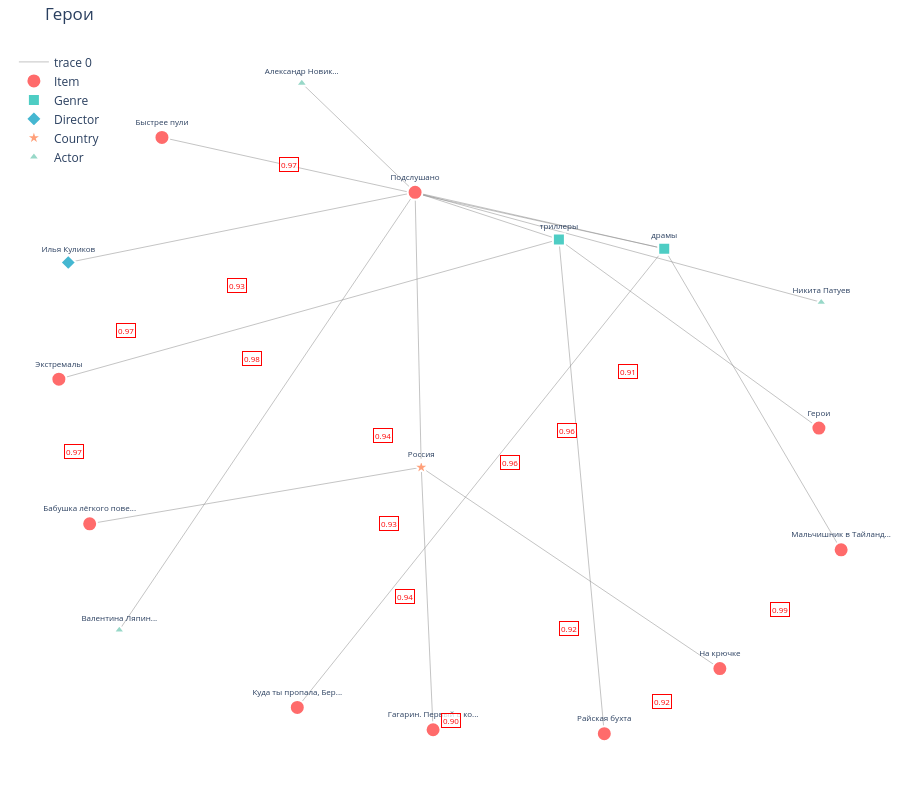

Notebook source saved alongside this figure:
### Code cell
# Выбираем случайный популярный фильм для визуализации
popular_items = interactions_filtered.item_id.value_counts().head(20).index.tolist()
random_item_for_vis = np.random.choice(popular_items)

print(f"Визуализация Knowledge Graph для фильма: {random_item_for_vis}")

item_info = items[items.item_id == random_item_for_vis].iloc[0]
print(f"Название: {item_info['title']}")
print(f"Жанры: {item_info['genres']}")
print(f"Режиссёр: {item_info['directors']}")
print(f"Страна: {item_info['countries']}")

# Строим подграф
G = build_kg_subgraph(
    random_item_for_vis,
    neighbors_kg,
    item2id,
    genre2id,
    director2id,
    country2id,
    actor2id,
    n_users,
    n_nodes,
    max_neighbors=3
)

print(f"Подграф содержит {G.number_of_nodes()} узлов и {G.number_of_edges()} рёбер")

# Визуализируем
fig = visualize_kg_interactive(
    G,
    model_kg,
    neighbors_kg,
    items,
    id2item,
    n_users,
    title=f"Knowledge Graph: {item_info['title']}"
)

### Figure 1 — Plotly figure (JSON) as saved in the notebook; plotly's stock layout.template omitted (floating-point values rounded to 4 significant figures)
{"data": [{"hoverinfo": "none", "line": {"color": "#888", "width": 0.5}, "mode": "lines", "type": "scatter", "x": [-0.04671, 0.9062, null, -0.04671, -0.7407, null, -0.04671, -0.8605, null, -0.04671, 0.5378, null, -0.04671, -0.03228, null, -0.04671, 0.2907, null, -0.04671, -0.3125, null, 0.5378, -0.6406, null, 0.5378, 0.9528, null, 0.5378, -0.3231, null, -0.03228, -0.004525, null, -0.03228, 0.6683, null, -0.03228, -0.8102, null, 0.2907, -0.8825, null, 0.2907, 0.3972, null, 0.2907, 0.9007, null], "y": [0.6841, 0.3654, null, 0.6841, -0.5842, null, 0.6841, 0.4807, null, 0.6841, 0.5207, null, 0.6841, -0.1127, null, 0.6841, 0.5475, null, 0.6841, 1, null, 0.5207, 0.8431, null, 0.5207, -0.3516, null, 0.5207, -0.8083, null, -0.1127, -0.8728, null, -0.1127, -0.6956, null, -0.1127, -0.2762, null, 0.5475, 0.1428, null, 0.5475, -0.8841, null, 0.5475, 0.001192, null]}, {"hoverinfo": "text", "hovertext": ["<b>Подслушано</b><br>Жанры: драмы, триллеры<br>ID: 2657", "<b>Быстрее пули</b><br>Жанры: боевики, драмы, триллеры, криминал<br>ID: 10881", "<b>Мальчишник в Тайланде</b><br>Жанры: драмы, комедии<br>ID: 203", "<b>Куда ты пропала, Бернадетт</b><br>Жанры: драмы, комедии<br>ID: 758", "<b>Гагарин. Первый в космосе</b><br>Жанры: драмы, биография, историческое<br>ID: 16498", "<b>На крючке</b><br>Жанры: мелодрамы, комедии<br>ID: 6295", "<b>Бабушка лёгкого поведения</b><br>Жанры: комедии<br>ID: 456", "<b>Экстремалы</b><br>Жанры: боевики, триллеры, приключения<br>ID: 12401", "<b>Райская бухта</b><br>Жанры: триллеры<br>ID: 11118", "<b>Герои</b><br>Жанры: фантастика, фэнтези, триллеры<br>ID: 4155"], "marker": {"color": "#FF6B6B", "line": {"color": "white", "width": 2}, "size": 15, "symbol": "circle"}, "mode": "markers+text", "name": "Item", "text": ["Подслушано", "Быстрее пули", "Мальчишник в Тайланд...", "Куда ты пропала, Бер...", "Гагарин. Первый в ко...", "На крючке", "Бабушка лёгкого пове...", "Экстремалы", "Райская бухта", "Герои"], "textfont": {"size": 8}, "textposition": "top center", "type": "scatter", "x": [-0.04671, -0.6406, 0.9528, -0.3231, -0.004525, 0.6683, -0.8102, -0.8825, 0.3972, 0.9007], "y": [0.6841, 0.8431, -0.3516, -0.8083, -0.8728, -0.6956, -0.2762, 0.1428, -0.8841, 0.001192]}, {"hoverinfo": "text", "hovertext": ["<b>Genre</b><br>драмы", "<b>Genre</b><br>триллеры"], "marker": {"color": "#4ECDC4", "line": {"color": "white", "width": 2}, "size": 12, "symbol": "square"}, "mode": "markers+text", "name": "Genre", "text": ["драмы", "триллеры"], "textfont": {"size": 8}, "textposition": "top center", "type": "scatter", "x": [0.5378, 0.2907], "y": [0.5207, 0.5475]}, {"hoverinfo": "text", "hovertext": ["<b>Director</b><br>Илья Куликов"], "marker": {"color": "#45B7D1", "line": {"color": "white", "width": 2}, "size": 12, "symbol": "diamond"}, "mode": "markers+text", "name": "Director", "text": ["Илья Куликов"], "textfont": {"size": 8}, "textposition": "top center", "type": "scatter", "x": [-0.8605], "y": [0.4807]}, {"hoverinfo": "text", "hovertext": ["<b>Country</b><br>Россия"], "marker": {"color": "#FFA07A", "line": {"color": "white", "width": 2}, "size": 12, "symbol": "star"}, "mode": "markers+text", "name": "Country", "text": ["Россия"], "textfont": {"size": 8}, "textposition": "top center", "type": "scatter", "x": [-0.03228], "y": [-0.1127]}, {"hoverinfo": "text", "hovertext": ["<b>Actor</b><br>Никита Патуев", "<b>Actor</b><br>Валентина Ляпина", "<b>Actor</b><br>Александр Hовиков"], "marker": {"color": "#98D8C8", "line": {"color": "white", "width": 2}, "size": 10, "symbol": "triangle-up"}, "mode": "markers+text", "name": "Actor", "text": ["Никита Патуев", "Валентина Ляпин...", "Александр Hовик..."], "textfont": {"size": 8}, "textposition": "top center", "type": "scatter", "x": [0.9062, -0.7407, -0.3125], "y": [0.3654, -0.5842, 1]}], "layout": {"annotations": [{"bgcolor": "rgba(255, 255, 255, 0.8)", "bordercolor": "red", "borderwidth": 1, "font": {"color": "red", "size": 8}, "showarrow": false, "text": "0.97", "x": -0.3437, "y": 0.7636}, {"bgcolor": "rgba(255, 255, 255, 0.8)", "bordercolor": "red", "borderwidth": 1, "font": {"color": "red", "size": 8}, "showarrow": false, "text": "0.91", "x": 0.453, "y": 0.1662}, {"bgcolor": "rgba(255, 255, 255, 0.8)", "bordercolor": "red", "borderwidth": 1, "font": {"color": "red", "size": 8}, "showarrow": false, "text": "0.96", "x": 0.3108, "y": -0.00578}, {"bgcolor": "rgba(255, 255, 255, 0.8)", "bordercolor": "red", "borderwidth": 1, "font": {"color": "red", "size": 8}, "showarrow": false, "text": "0.98", "x": -0.4285, "y": 0.204}, {"bgcolor": "rgba(255, 255, 255, 0.8)", "bordercolor": "red", "borderwidth": 1, "font": {"color": "red", "size": 8}, "showarrow": false, "text": "0.93", "x": -0.4646, "y": 0.4135}, {"bgcolor": "rgba(255, 255, 255, 0.8)", "bordercolor": "red", "borderwidth": 1, "font": {"color": "red", "size": 8}, "showarrow": false, "text": "0.96", "x": 0.1752, "y": -0.1}, {"bgcolor": "rgba(255, 255, 255, 0.8)", "bordercolor": "red", "borderwidth": 1, "font": {"color": "red", "size": 8}, "showarrow": false, "text": "0.97", "x": -0.7254, "y": 0.2835}, {"bgcolor": "rgba(255, 255, 255, 0.8)", "bordercolor": "red", "borderwidth": 1, "font": {"color": "red", "size": 8}, "showarrow": false, "text": "0.94", "x": -0.1217, "y": -0.02048}, {"bgcolor": "rgba(255, 255, 255, 0.8)", "bordercolor": "red", "borderwidth": 1, "font": {"color": "red", "size": 8}, "showarrow": false, "text": "0.92", "x": 0.3148, "y": -0.58}, {"bgcolor": "rgba(255, 255, 255, 0.8)", "bordercolor": "red", "borderwidth": 1, "font": {"color": "red", "size": 8}, "showarrow": false, "text": "0.99", "x": 0.8106, "y": -0.5236}, {"bgcolor": "rgba(255, 255, 255, 0.8)", "bordercolor": "red", "borderwidth": 1, "font": {"color": "red", "size": 8}, "showarrow": false, "text": "0.90", "x": 0.03705, "y": -0.8462}, {"bgcolor": "rgba(255, 255, 255, 0.8)", "bordercolor": "red", "borderwidth": 1, "font": {"color": "red", "size": 8}, "showarrow": false, "text": "0.94", "x": -0.07094, "y": -0.4859}, {"bgcolor": "rgba(255, 255, 255, 0.8)", "bordercolor": "red", "borderwidth": 1, "font": {"color": "red", "size": 8}, "showarrow": false, "text": "0.93", "x": -0.1071, "y": -0.2764}, {"bgcolor": "rgba(255, 255, 255, 0.8)", "bordercolor": "red", "borderwidth": 1, "font": {"color": "red", "size": 8}, "showarrow": false, "text": "0.92", "x": 0.5328, "y": -0.7899}, {"bgcolor": "rgba(255, 255, 255, 0.8)", "bordercolor": "red", "borderwidth": 1, "font": {"color": "red", "size": 8}, "showarrow": false, "text": "0.97", "x": -0.8463, "y": -0.06667}], "height": 800, "hovermode": "closest", "legend": {"x": 0.01, "xanchor": "left", "y": 0.99, "yanchor": "top"}, "margin": {"b": 20, "l": 5, "r": 5, "t": 40}, "plot_bgcolor": "white", "showlegend": true, "title": {"text": "Герои"}, "xaxis": {"showgrid": false, "showticklabels": false, "zeroline": false}, "yaxis": {"showgrid": false, "showticklabels": false, "zeroline": false}}}
